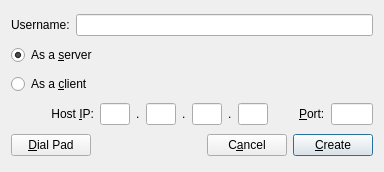
<?xml version="1.0" encoding="UTF-8"?>
<ui version="4.0">
 <class>ConnectDialog</class>
 <widget class="QDialog" name="ConnectDialog">
  <property name="geometry">
   <rect>
    <x>0</x>
    <y>0</y>
    <width>384</width>
    <height>172</height>
   </rect>
  </property>
  <property name="sizePolicy">
   <sizepolicy hsizetype="Fixed" vsizetype="Preferred">
    <horstretch>0</horstretch>
    <verstretch>0</verstretch>
   </sizepolicy>
  </property>
  <property name="windowTitle">
   <string>Choose Identity</string>
  </property>
  <property name="styleSheet">
   <string notr="true">QWidget
{
	font-family: &quot;微软雅黑&quot;;
}</string>
  </property>
  <layout class="QGridLayout" name="gridLayout">
   <item row="0" column="0">
    <widget class="QLabel" name="label_6">
     <property name="text">
      <string>Username:</string>
     </property>
    </widget>
   </item>
   <item row="0" column="1">
    <widget class="QLineEdit" name="lineEdit_user">
     <property name="maxLength">
      <number>32</number>
     </property>
    </widget>
   </item>
   <item row="3" column="0" colspan="2">
    <layout class="QHBoxLayout" name="horizontalLayout_3">
     <item>
      <spacer name="horizontalSpacer_3">
       <property name="orientation">
        <enum>Qt::Horizontal</enum>
       </property>
       <property name="sizeHint" stdset="0">
        <size>
         <width>40</width>
         <height>20</height>
        </size>
       </property>
      </spacer>
     </item>
     <item>
      <widget class="QLabel" name="label">
       <property name="sizePolicy">
        <sizepolicy hsizetype="Expanding" vsizetype="Preferred">
         <horstretch>0</horstretch>
         <verstretch>0</verstretch>
        </sizepolicy>
       </property>
       <property name="text">
        <string>Host &amp;IP:</string>
       </property>
       <property name="alignment">
        <set>Qt::AlignRight|Qt::AlignTrailing|Qt::AlignVCenter</set>
       </property>
       <property name="buddy">
        <cstring>lineEdit_0</cstring>
       </property>
      </widget>
     </item>
     <item>
      <widget class="QLineEdit" name="lineEdit_0">
       <property name="sizePolicy">
        <sizepolicy hsizetype="Fixed" vsizetype="Fixed">
         <horstretch>0</horstretch>
         <verstretch>0</verstretch>
        </sizepolicy>
       </property>
       <property name="maximumSize">
        <size>
         <width>30</width>
         <height>16777215</height>
        </size>
       </property>
       <property name="text">
        <string/>
       </property>
       <property name="maxLength">
        <number>3</number>
       </property>
       <property name="alignment">
        <set>Qt::AlignCenter</set>
       </property>
       <property name="readOnly">
        <bool>true</bool>
       </property>
      </widget>
     </item>
     <item>
      <widget class="QLabel" name="label_3">
       <property name="text">
        <string>.</string>
       </property>
      </widget>
     </item>
     <item>
      <widget class="QLineEdit" name="lineEdit_1">
       <property name="sizePolicy">
        <sizepolicy hsizetype="Fixed" vsizetype="Fixed">
         <horstretch>0</horstretch>
         <verstretch>0</verstretch>
        </sizepolicy>
       </property>
       <property name="maximumSize">
        <size>
         <width>30</width>
         <height>16777215</height>
        </size>
       </property>
       <property name="maxLength">
        <number>3</number>
       </property>
       <property name="alignment">
        <set>Qt::AlignCenter</set>
       </property>
      </widget>
     </item>
     <item>
      <widget class="QLabel" name="label_4">
       <property name="text">
        <string>.</string>
       </property>
      </widget>
     </item>
     <item>
      <widget class="QLineEdit" name="lineEdit_2">
       <property name="sizePolicy">
        <sizepolicy hsizetype="Fixed" vsizetype="Fixed">
         <horstretch>0</horstretch>
         <verstretch>0</verstretch>
        </sizepolicy>
       </property>
       <property name="maximumSize">
        <size>
         <width>30</width>
         <height>16777215</height>
        </size>
       </property>
       <property name="maxLength">
        <number>3</number>
       </property>
       <property name="alignment">
        <set>Qt::AlignCenter</set>
       </property>
      </widget>
     </item>
     <item>
      <widget class="QLabel" name="label_5">
       <property name="text">
        <string>.</string>
       </property>
      </widget>
     </item>
     <item>
      <widget class="QLineEdit" name="lineEdit_3">
       <property name="sizePolicy">
        <sizepolicy hsizetype="Fixed" vsizetype="Fixed">
         <horstretch>0</horstretch>
         <verstretch>0</verstretch>
        </sizepolicy>
       </property>
       <property name="maximumSize">
        <size>
         <width>30</width>
         <height>16777215</height>
        </size>
       </property>
       <property name="maxLength">
        <number>3</number>
       </property>
       <property name="alignment">
        <set>Qt::AlignCenter</set>
       </property>
      </widget>
     </item>
     <item>
      <spacer name="horizontalSpacer_2">
       <property name="orientation">
        <enum>Qt::Horizontal</enum>
       </property>
       <property name="sizeHint" stdset="0">
        <size>
         <width>0</width>
         <height>0</height>
        </size>
       </property>
      </spacer>
     </item>
     <item>
      <widget class="QLabel" name="label_2">
       <property name="text">
        <string>&amp;Port:</string>
       </property>
       <property name="buddy">
        <cstring>lineEdit_port</cstring>
       </property>
      </widget>
     </item>
     <item>
      <widget class="QLineEdit" name="lineEdit_port">
       <property name="sizePolicy">
        <sizepolicy hsizetype="Fixed" vsizetype="Fixed">
         <horstretch>0</horstretch>
         <verstretch>0</verstretch>
        </sizepolicy>
       </property>
       <property name="maximumSize">
        <size>
         <width>42</width>
         <height>16777215</height>
        </size>
       </property>
       <property name="text">
        <string/>
       </property>
       <property name="maxLength">
        <number>5</number>
       </property>
       <property name="alignment">
        <set>Qt::AlignCenter</set>
       </property>
      </widget>
     </item>
    </layout>
   </item>
   <item row="4" column="0" colspan="2">
    <layout class="QHBoxLayout" name="horizontalLayout">
     <item>
      <widget class="QPushButton" name="pushButton_dial_pad">
       <property name="text">
        <string>&amp;Dial Pad</string>
       </property>
      </widget>
     </item>
     <item>
      <spacer name="horizontalSpacer">
       <property name="orientation">
        <enum>Qt::Horizontal</enum>
       </property>
       <property name="sizeHint" stdset="0">
        <size>
         <width>40</width>
         <height>20</height>
        </size>
       </property>
      </spacer>
     </item>
     <item>
      <widget class="QPushButton" name="pushButton_cancel">
       <property name="text">
        <string>C&amp;ancel</string>
       </property>
      </widget>
     </item>
     <item>
      <widget class="QPushButton" name="pushButton_create">
       <property name="text">
        <string>&amp;Create</string>
       </property>
       <property name="default">
        <bool>true</bool>
       </property>
      </widget>
     </item>
    </layout>
   </item>
   <item row="1" column="0" colspan="2">
    <widget class="QRadioButton" name="radioButton_server">
     <property name="text">
      <string>As a &amp;server</string>
     </property>
     <property name="checked">
      <bool>true</bool>
     </property>
    </widget>
   </item>
   <item row="2" column="0" colspan="2">
    <widget class="QRadioButton" name="radioButton_client">
     <property name="text">
      <string>As a &amp;client</string>
     </property>
    </widget>
   </item>
  </layout>
 </widget>
 <resources/>
 <connections>
  <connection>
   <sender>pushButton_cancel</sender>
   <signal>clicked()</signal>
   <receiver>ConnectDialog</receiver>
   <slot>reject()</slot>
   <hints>
    <hint type="sourcelabel">
     <x>188</x>
     <y>82</y>
    </hint>
    <hint type="destinationlabel">
     <x>162</x>
     <y>52</y>
    </hint>
   </hints>
  </connection>
 </connections>
</ui>
